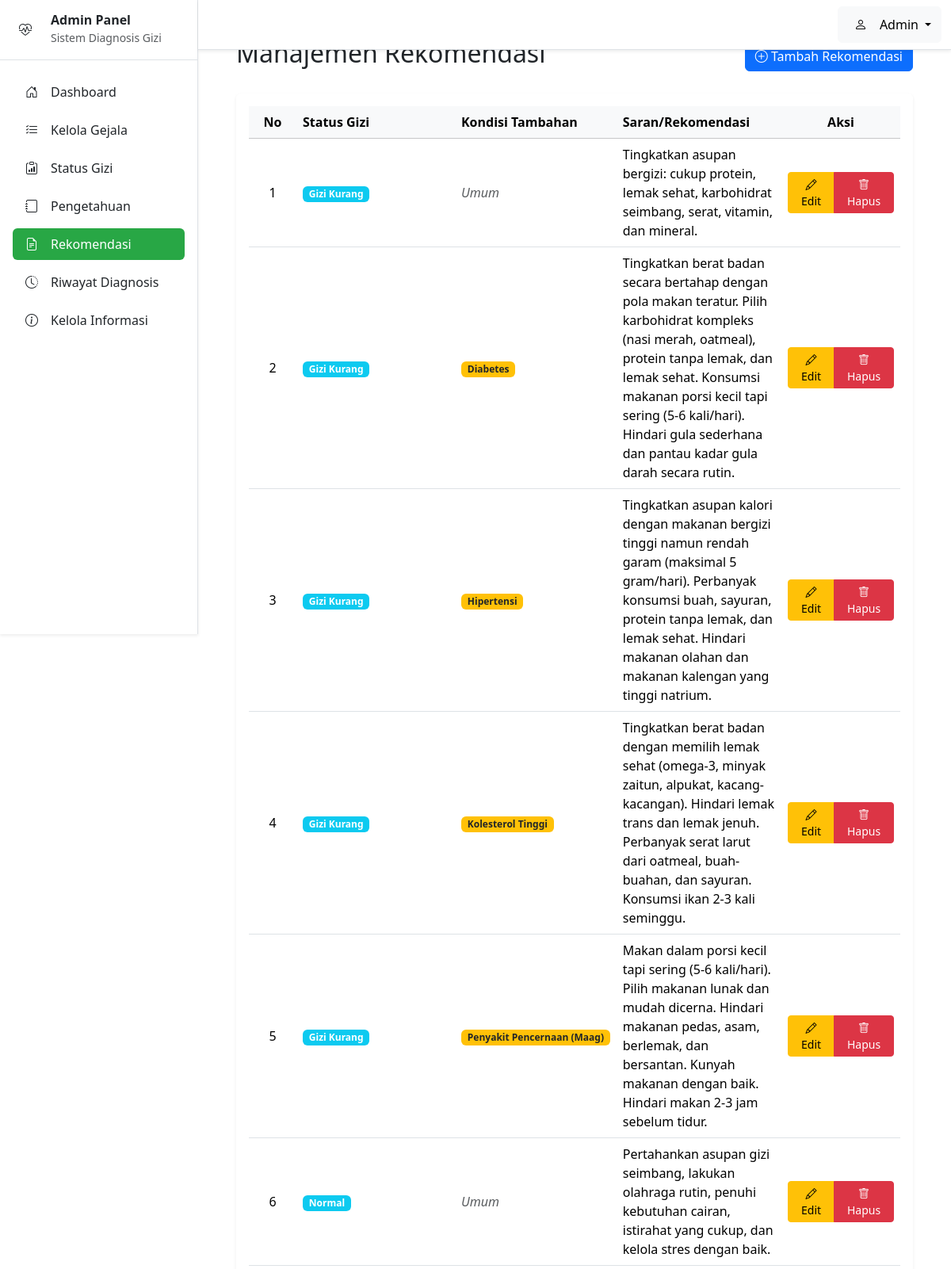
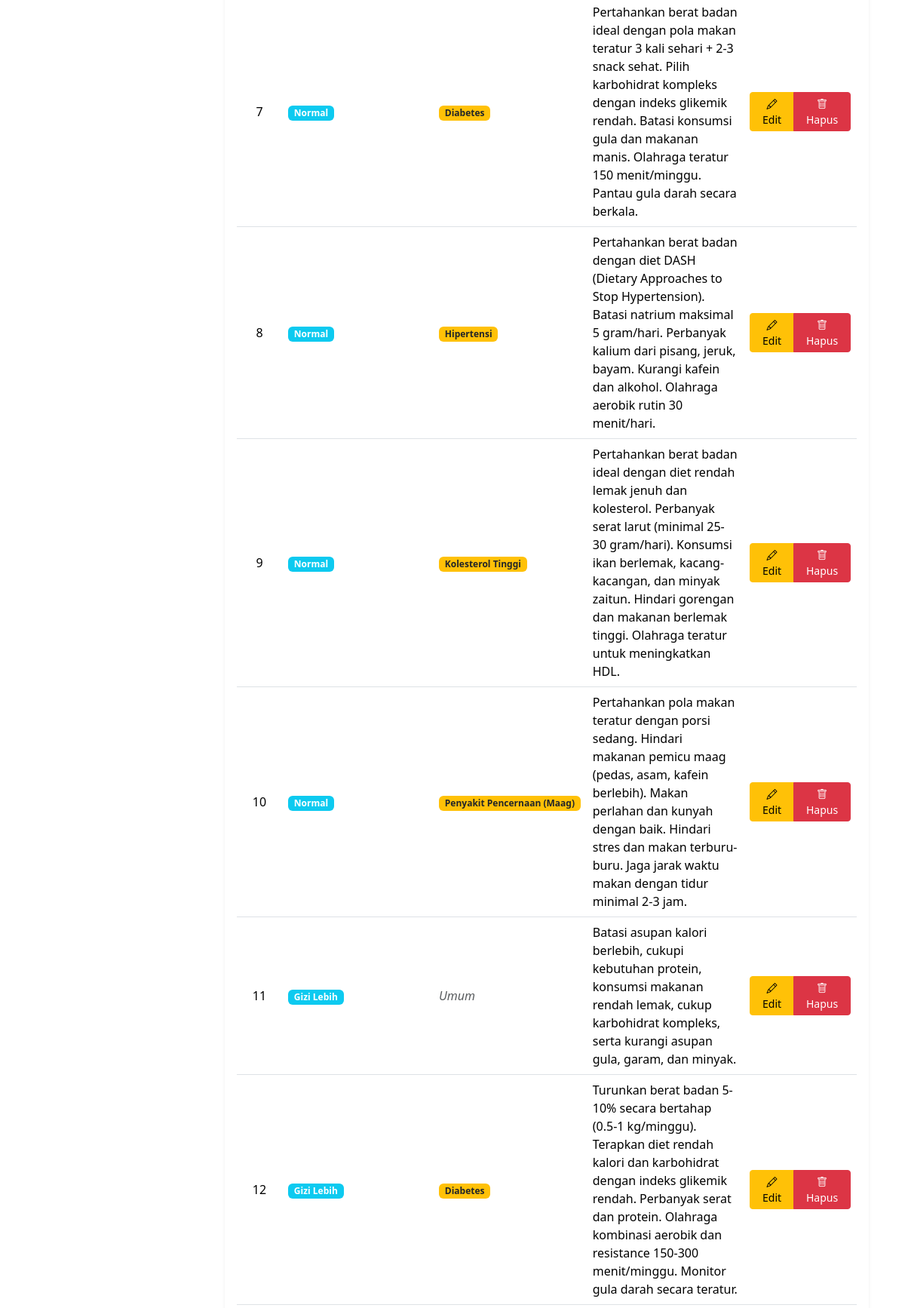
The app's page /admin/rekomendasi.php (signed in, upper part) with its own data (2 pictures, top to bottom).
### tables this page shows
CREATE TABLE `rekomendasi` (
  `id` int(11) NOT NULL,
  `status_gizi_id` int(11) NOT NULL COMMENT 'FK ke status gizi (wajib)',
  `kondisi_tambahan_id` int(11) DEFAULT NULL COMMENT 'FK ke kondisi tambahan (opsional)',
  `saran` text NOT NULL COMMENT 'Teks saran atau rekomendasi'
);

CREATE TABLE `status_gizi` (
  `id` int(11) NOT NULL,
  `kode_status` varchar(5) NOT NULL,
  `nama_status` varchar(100) NOT NULL,
  `deskripsi` text DEFAULT NULL
);

CREATE TABLE `kondisi_tambahan` (
  `id` int(11) NOT NULL,
  `nama_kondisi` varchar(100) NOT NULL COMMENT 'Nama penyakit/kondisi',
  `keterangan` text DEFAULT NULL COMMENT 'Deskripsi tambahan tentang kondisi'
);

### admin/rekomendasi.php (the view, shortened to what this page needs)
<?php
require_once '../config/databases.php';
$stmt = $pdo->query("
    SELECT r.id, s.nama_status, r.saran, r.status_gizi_id, r.kondisi_tambahan_id, k.nama_kondisi
    FROM rekomendasi r
    JOIN status_gizi s ON r.status_gizi_id = s.id
    LEFT JOIN kondisi_tambahan k ON r.kondisi_tambahan_id = k.id
    ORDER BY s.kode_status ASC, k.nama_kondisi ASC
");
$rekomendasi_data = $stmt->fetchAll();
require_once 'templates/header.php';
?>
<div class="container-fluid bg-white p-4" style="min-height: 100vh;">
    <div class="d-flex justify-content-between align-items-center mb-4">
        <h2 class="text-dark">Manajemen Rekomendasi</h2>
        <button type="button" class="btn btn-primary" data-bs-toggle="modal" data-bs-target="#modalTambah">
            <i class="bi bi-plus-circle"></i> Tambah Rekomendasi
        </button>
    </div>
    <div class="card shadow-sm border-0">
        <div class="card-body">
            <div class="table-responsive">
                <table class="table table-hover align-middle">
                    <thead class="table-light">
                        <tr>
                            <th class="text-center" style="width: 60px;">No</th>
                            <th style="width: 200px;">Status Gizi</th>
                            <th style="width: 180px;">Kondisi Tambahan</th>
                            <th>Saran/Rekomendasi</th>
                            <th class="text-center" style="width: 150px;">Aksi</th>
                        </tr>
                    </thead>
                    <tbody>
                        <?php if (empty($rekomendasi_data)) : ?>
                            <tr>
                                <td colspan="5" class="text-center py-4 text-muted">
                                    <i class="bi bi-inbox" style="font-size: 2rem;"></i>
                                    <p class="mt-2">Tidak ada data</p>
                                </td>
                            </tr>
                        <?php else : ?>
                            <?php foreach ($rekomendasi_data as $index => $rekomendasi) : ?>
                                <tr>
                                    <td class="text-center"><?php echo $index + 1; ?></td>
                                    <td><span
                                            class="badge bg-info"><?php echo htmlspecialchars($rekomendasi['nama_status']); ?></span>
                                    </td>
                                    <td>
                                        <?php if ($rekomendasi['nama_kondisi']) : ?>
                                            <span
                                                class="badge bg-warning text-dark"><?php echo htmlspecialchars($rekomendasi['nama_kondisi']); ?></span>
                                        <?php else : ?>
                                            <span class="text-muted fst-italic">Umum</span>
                                        <?php endif; ?>
                                    </td>
                                    <td><?php echo nl2br(htmlspecialchars($rekomendasi['saran'])); ?></td>
                                    <td class="text-center">
                                        <div class="btn-group" role="group">
                                            <button type="button" class="btn btn-sm btn-warning" data-bs-toggle="modal"
                                                data-bs-target="#modalEdit" data-id="<?php echo $rekomendasi['id']; ?>"
                                                data-status="<?php echo $rekomendasi['status_gizi_id']; ?>"
                                                data-kondisi="<?php echo $rekomendasi['kondisi_tambahan_id'] ?? ''; ?>"
                                                data-saran="<?php echo htmlspecialchars($rekomendasi['saran']); ?>">
                                                <i class="bi bi-pencil"></i> Edit
                                            </button>
                                            <button type="button" class="btn btn-sm btn-danger"
                                                onclick="if(confirm('Yakin hapus rekomendasi ini?')) { document.getElementById('delete-form-<?php echo $rekomendasi['id']; ?>').submit(); }">
                                                <i class="bi bi-trash"></i> Hapus
                                            </button>
                                        </div>
                                    </td>
                                </tr>
                            <?php endforeach; ?>
                        <?php endif; ?>
                    </tbody>
                </table>
            </div>
        </div>
    </div>
</div>
<?php
require_once 'templates/footer.php';
?>

### records on screen
rekomendasi: status_gizi.nama_status "Gizi Kurang", shows "Umum", saran "Tingkatkan asupan bergizi: cukup protein, lemak sehat, karbohidrat seimbang, serat, vitamin, dan mineral."
rekomendasi: status_gizi.nama_status "Gizi Kurang", kondisi_tambahan.nama_kondisi "Diabetes", saran "Tingkatkan berat badan secara bertahap dengan pola makan teratur. Pilih karbohidrat kompleks (nasi merah, oatmeal), protein tanpa lemak, dan lemak sehat. Konsumsi makanan porsi kecil tapi sering (5-6 kali/hari). Hindari gula sederhana dan pantau kadar gula darah secara rutin."
rekomendasi: status_gizi.nama_status "Gizi Kurang", kondisi_tambahan.nama_kondisi "Hipertensi", saran "Tingkatkan asupan kalori dengan makanan bergizi tinggi namun rendah garam (maksimal 5 gram/hari). Perbanyak konsumsi buah, sayuran, protein tanpa lemak, dan lemak sehat. Hindari makanan olahan dan makanan kalengan yang tinggi natrium."
rekomendasi: status_gizi.nama_status "Gizi Kurang", kondisi_tambahan.nama_kondisi "Kolesterol Tinggi", saran "Tingkatkan berat badan dengan memilih lemak sehat (omega-3, minyak zaitun, alpukat, kacang-kacangan). Hindari lemak trans dan lemak jenuh. Perbanyak serat larut dari oatmeal, buah-buahan, dan sayuran. Konsumsi ikan 2-3 kali seminggu."
rekomendasi: status_gizi.nama_status "Gizi Kurang", kondisi_tambahan.nama_kondisi "Penyakit Pencernaan (Maag)", saran "Makan dalam porsi kecil tapi sering (5-6 kali/hari). Pilih makanan lunak dan mudah dicerna. Hindari makanan pedas, asam, berlemak, dan bersantan. Kunyah makanan dengan baik. Hindari makan 2-3 jam sebelum tidur."
rekomendasi: status_gizi.nama_status "Normal", shows "Umum", saran "Pertahankan asupan gizi seimbang, lakukan olahraga rutin, penuhi kebutuhan cairan, istirahat yang cukup, dan kelola stres dengan baik."
rekomendasi: status_gizi.nama_status "Normal", kondisi_tambahan.nama_kondisi "Diabetes", saran "Pertahankan berat badan ideal dengan pola makan teratur 3 kali sehari + 2-3 snack sehat. Pilih karbohidrat kompleks dengan indeks glikemik rendah. Batasi konsumsi gula dan makanan manis. Olahraga teratur 150 menit/minggu. Pantau gula darah secara berkala."
rekomendasi: status_gizi.nama_status "Normal", kondisi_tambahan.nama_kondisi "Hipertensi", saran "Pertahankan berat badan dengan diet DASH (Dietary Approaches to Stop Hypertension). Batasi natrium maksimal 5 gram/hari. Perbanyak kalium dari pisang, jeruk, bayam. Kurangi kafein dan alkohol. Olahraga aerobik rutin 30 menit/hari."
rekomendasi: status_gizi.nama_status "Normal", kondisi_tambahan.nama_kondisi "Kolesterol Tinggi", saran "Pertahankan berat badan ideal dengan diet rendah lemak jenuh dan kolesterol. Perbanyak serat larut (minimal 25-30 gram/hari). Konsumsi ikan berlemak, kacang-kacangan, dan minyak zaitun. Hindari gorengan dan makanan berlemak tinggi. Olahraga teratur untuk meningkatkan HDL."
rekomendasi: status_gizi.nama_status "Normal", kondisi_tambahan.nama_kondisi "Penyakit Pencernaan (Maag)", saran "Pertahankan pola makan teratur dengan porsi sedang. Hindari makanan pemicu maag (pedas, asam, kafein berlebih). Makan perlahan dan kunyah dengan baik. Hindari stres dan makan terburu-buru. Jaga jarak waktu makan dengan tidur minimal 2-3 jam."
rekomendasi: status_gizi.nama_status "Gizi Lebih", shows "Umum", saran "Batasi asupan kalori berlebih, cukupi kebutuhan protein, konsumsi makanan rendah lemak, cukup karbohidrat kompleks, serta kurangi asupan gula, garam, dan minyak."
rekomendasi: status_gizi.nama_status "Gizi Lebih", kondisi_tambahan.nama_kondisi "Diabetes", saran "Turunkan berat badan 5-10% secara bertahap (0.5-1 kg/minggu). Terapkan diet rendah kalori dan karbohidrat dengan indeks glikemik rendah. Perbanyak serat dan protein. Olahraga kombinasi aerobik dan resistance 150-300 menit/minggu. Monitor gula darah secara teratur."

### other values on screen
$username "Admin"
